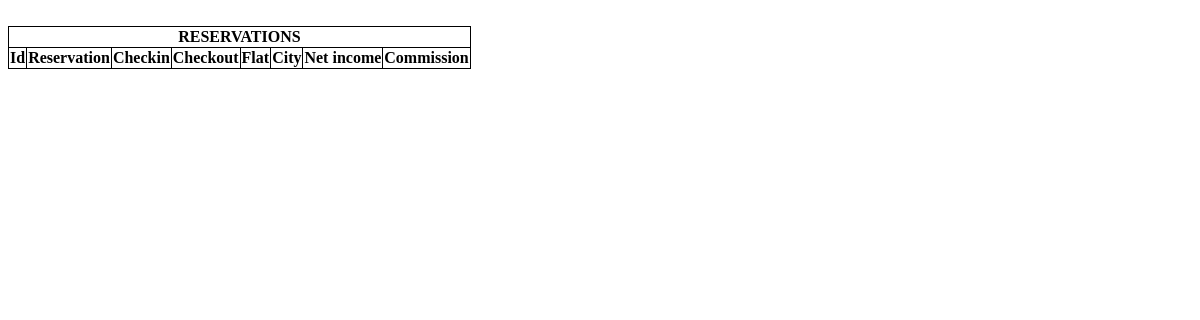
/reservations/, run on an earlier commit of the app's database.
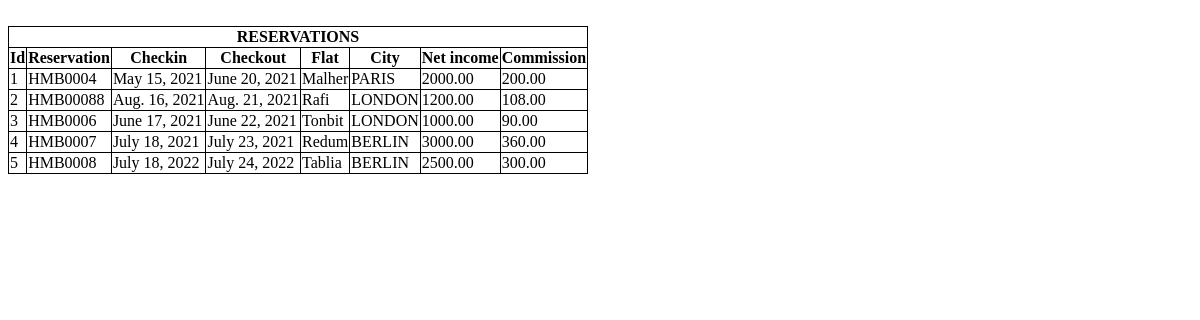
And on a later commit of the database.
### hosts/models.py (models this page shows, shortened)
class Reservation(models.Model):
    number = models.CharField(max_length = 25, unique = True, validators = [reservation_number_validation])
    checkin = models.DateField()
    checkout = models.DateField()
    flat = models.CharField(max_length = 25)
    city = models.ForeignKey(City, on_delete = models.CASCADE)
    income = models.DecimalField(max_digits=7, decimal_places=2)
    commission = models.DecimalField(default = 0, max_digits=6, decimal_places=2)

class City(models.Model):
    name = models.CharField(max_length = 25, unique=True)
    rate = models.DecimalField(default=0, max_digits=3, decimal_places=2,
                                        validators=[MinValueValidator(Decimal('0.01'))])
    def __str__(self):
        return f'{self.name}'

### hosts/views.py (the view)
# urls.py: path('reservations/', ListReservationView.as_view(), name='list-reservations'),
class ListReservationView(ListView):
    model = Reservation
    context_object_name ='reservations'
    template_name = 'hosts/reservations.html'

### hosts/templates/hosts/reservations.html (shortened to what this page needs)
    <table style="border: 1px solid black; border-collapse: collapse;">
        <tr>
            <th colspan="8" style="text-align: center;">RESERVATIONS</th>
          </tr>
        <tr>
          <th style="border: 1px solid black;border-collapse: collapse;">Id</th>
          <th style="border: 1px solid black;border-collapse: collapse;">Reservation</th>
          <th style="border: 1px solid black;border-collapse: collapse;">Checkin</th>
          <th style="border: 1px solid black;border-collapse: collapse;">Checkout</th>
          <th style="border: 1px solid black;border-collapse: collapse;">Flat</th>
          <th style="border: 1px solid black;border-collapse: collapse;">City</th>
          <th style="border: 1px solid black;border-collapse: collapse;">Net income</th>
          <th style="border: 1px solid black;border-collapse: collapse;">Commission</th>
        </tr>
        {% for reservation in reservations %}
        <tr style="border: 1px solid black;border-collapse: collapse;">
            <td style="border: 1px solid black;">{{reservation.id}}</td>
            <td style="border: 1px solid black;">{{reservation.number}}</td>
            <td style="border: 1px solid black;">{{reservation.checkin}}</td>
            <td style="border: 1px solid black;">{{reservation.checkout}}</th>
            <td style="border: 1px solid black;">{{reservation.flat}}</th>
            <td style="border: 1px solid black;">{{reservation.city}}</th>
            <td style="border: 1px solid black;">{{reservation.income}}</th>
            <td style="border: 1px solid black;">{{reservation.commission}}</th>
                {% endfor %}
        </tr>
      </table>

What changed in the data, as far as the page shows it:
added Reservation: id "1", number "HMB0004", checkin "May 15, 2021", checkout "June 20, 2021", flat "Malher", city "PARIS", income "2000.00", commission "200.00"
added Reservation: id "2", number "HMB00088", checkin "Aug. 16, 2021", checkout "Aug. 21, 2021", flat "Rafi", city "LONDON", income "1200.00", commission "108.00"
added Reservation: id "3", number "HMB0006", checkin "June 17, 2021", checkout "June 22, 2021", flat "Tonbit", city "LONDON", income "1000.00", commission "90.00"
added Reservation: id "4", number "HMB0007", checkin "July 18, 2021", checkout "July 23, 2021", flat "Redum", city "BERLIN", income "3000.00", commission "360.00"
added Reservation: id "5", number "HMB0008", checkin "July 18, 2022", checkout "July 24, 2022", flat "Tablia", city "BERLIN", income "2500.00", commission "300.00"
